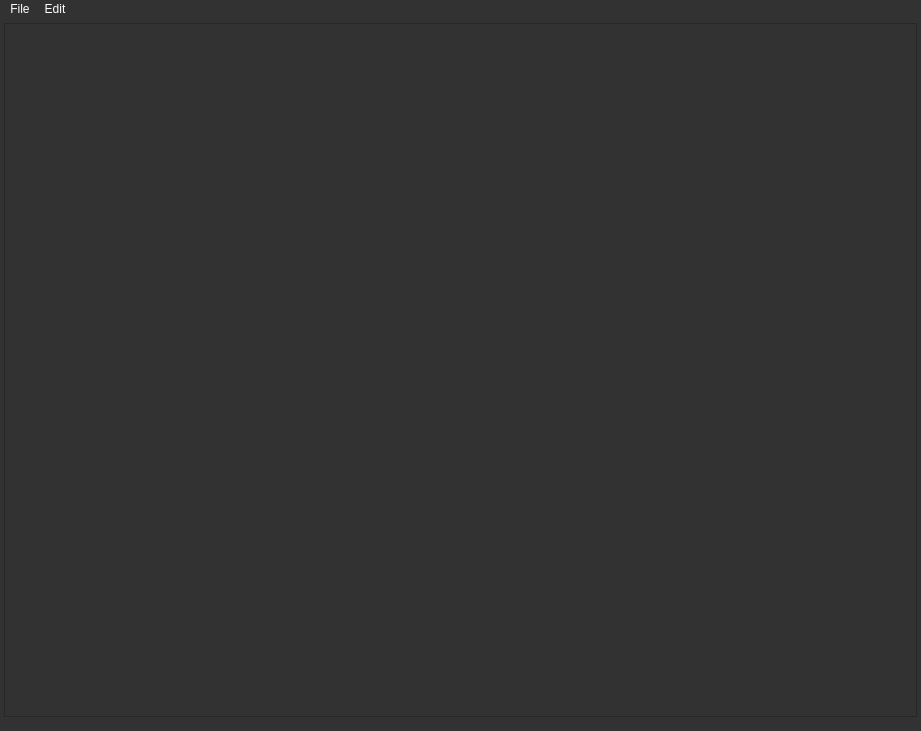
<?xml version="1.0" encoding="UTF-8"?>
<ui version="4.0">
 <class>MainWindow</class>
 <widget class="QMainWindow" name="MainWindow">
  <property name="geometry">
   <rect>
    <x>0</x>
    <y>0</y>
    <width>921</width>
    <height>731</height>
   </rect>
  </property>
  <property name="windowTitle">
   <string>MainWindow</string>
  </property>
  <property name="styleSheet">
   <string>background-color: rgb(50, 50, 50);color: rgb(255, 255, 255);selection-background-color:rgb(140, 140, 140)</string>
  </property>
  <widget class="QWidget" name="mainLayout_2">
   <layout class="QVBoxLayout" name="verticalLayout" stretch="1,0">
    <property name="margin">
     <number>4</number>
    </property>
    <item>
     <layout class="QHBoxLayout" name="horizontalLayout" stretch="0,1,0">
      <item>
       <spacer name="horizontalSpacer">
        <property name="orientation">
         <enum>Qt::Horizontal</enum>
        </property>
        <property name="sizeHint" stdset="0">
         <size>
          <width>0</width>
          <height>20</height>
         </size>
        </property>
       </spacer>
      </item>
      <item>
       <widget class="QFrame" name="frame">
        <property name="frameShape">
         <enum>QFrame::StyledPanel</enum>
        </property>
        <property name="frameShadow">
         <enum>QFrame::Raised</enum>
        </property>
        <layout class="QVBoxLayout" name="verticalLayout_2">
         <property name="margin">
          <number>4</number>
         </property>
         <item>
          <layout class="QHBoxLayout" name="layoutImageViews" stretch="1,4,1">
           <property name="margin">
            <number>2</number>
           </property>
           <item>
            <layout class="QVBoxLayout" name="layoutPrevImage"/>
           </item>
           <item>
            <layout class="QVBoxLayout" name="layoutCurImage"/>
           </item>
           <item>
            <layout class="QVBoxLayout" name="layoutNextImage"/>
           </item>
          </layout>
         </item>
        </layout>
       </widget>
      </item>
      <item>
       <spacer name="horizontalSpacer_2">
        <property name="orientation">
         <enum>Qt::Horizontal</enum>
        </property>
        <property name="sizeHint" stdset="0">
         <size>
          <width>0</width>
          <height>20</height>
         </size>
        </property>
       </spacer>
      </item>
     </layout>
    </item>
    <item>
     <layout class="QVBoxLayout" name="layoutControls">
      <property name="topMargin">
       <number>5</number>
      </property>
      <property name="bottomMargin">
       <number>5</number>
      </property>
     </layout>
    </item>
   </layout>
  </widget>
  <widget class="QMenuBar" name="menubar">
   <property name="geometry">
    <rect>
     <x>0</x>
     <y>0</y>
     <width>921</width>
     <height>27</height>
    </rect>
   </property>
   <widget class="QMenu" name="menuFile">
    <property name="title">
     <string>File</string>
    </property>
    <widget class="QMenu" name="menuRecent">
     <property name="title">
      <string>Recent</string>
     </property>
    </widget>
    <addaction name="actionNewRecording"/>
    <addaction name="actionOpenRecording"/>
    <addaction name="menuRecent"/>
    <addaction name="actionSaveRecording"/>
    <addaction name="actionSaveRecordingAs"/>
    <addaction name="separator"/>
    <addaction name="actionImportImages"/>
    <addaction name="actionExportForFCP"/>
    <addaction name="actionExportForPremiere"/>
   </widget>
   <widget class="QMenu" name="menuEdit">
    <property name="title">
     <string>Edit</string>
    </property>
    <widget class="QMenu" name="menuFPS">
     <property name="title">
      <string>Framerate</string>
     </property>
     <addaction name="action24"/>
     <addaction name="action25"/>
     <addaction name="action48"/>
     <addaction name="action30"/>
     <addaction name="action50"/>
     <addaction name="action60"/>
     <addaction name="actionCustom_2"/>
    </widget>
    <widget class="QMenu" name="menuAudioInputDevices">
     <property name="title">
      <string>Audio Input</string>
     </property>
    </widget>
    <addaction name="menuFPS"/>
    <addaction name="menuAudioInputDevices"/>
    <addaction name="actionOSMappings"/>
   </widget>
   <addaction name="menuFile"/>
   <addaction name="menuEdit"/>
  </widget>
  <action name="actionImport_Image_Sequence">
   <property name="text">
    <string>Import Image Sequence...</string>
   </property>
  </action>
  <action name="actionOpen">
   <property name="text">
    <string>Open...</string>
   </property>
  </action>
  <action name="actionSave">
   <property name="text">
    <string>Save</string>
   </property>
  </action>
  <action name="actionSave_As">
   <property name="text">
    <string>Save As...</string>
   </property>
  </action>
  <action name="action24">
   <property name="checkable">
    <bool>true</bool>
   </property>
   <property name="checked">
    <bool>true</bool>
   </property>
   <property name="text">
    <string>Film (24 fps)</string>
   </property>
  </action>
  <action name="action25">
   <property name="checkable">
    <bool>true</bool>
   </property>
   <property name="text">
    <string>PAL (25 fps)</string>
   </property>
  </action>
  <action name="action30">
   <property name="checkable">
    <bool>true</bool>
   </property>
   <property name="text">
    <string>NTSC (30 fps)</string>
   </property>
  </action>
  <action name="action48">
   <property name="checkable">
    <bool>true</bool>
   </property>
   <property name="text">
    <string>Show (48 fps)</string>
   </property>
  </action>
  <action name="action50">
   <property name="checkable">
    <bool>true</bool>
   </property>
   <property name="text">
    <string>PAL Field (50 fps)</string>
   </property>
  </action>
  <action name="action60">
   <property name="checkable">
    <bool>true</bool>
   </property>
   <property name="text">
    <string>NTSC Field (60 fps)</string>
   </property>
  </action>
  <action name="actionCustom">
   <property name="checkable">
    <bool>true</bool>
   </property>
   <property name="text">
    <string>Custom...</string>
   </property>
  </action>
  <action name="actionCustom_2">
   <property name="text">
    <string>Custom...</string>
   </property>
  </action>
  <action name="actionSet_Recording_Countdown">
   <property name="text">
    <string>Set Recording Countdown...</string>
   </property>
  </action>
  <action name="actionImport_Directory">
   <property name="text">
    <string>Import Directory...</string>
   </property>
  </action>
  <action name="actionOpenRecording">
   <property name="text">
    <string>Open...</string>
   </property>
  </action>
  <action name="actionImportImages">
   <property name="text">
    <string>Import Images...</string>
   </property>
  </action>
  <action name="actionImport_Directory_2">
   <property name="text">
    <string>Import Directory...</string>
   </property>
  </action>
  <action name="actionSaveRecording">
   <property name="text">
    <string>Save</string>
   </property>
  </action>
  <action name="actionSaveRecordingAs">
   <property name="text">
    <string>Save As...</string>
   </property>
  </action>
  <action name="actionExportForFCP">
   <property name="text">
    <string>Export for Final Cut Pro...</string>
   </property>
  </action>
  <action name="actionExportForPremiere">
   <property name="text">
    <string>Export for Premiere...</string>
   </property>
  </action>
  <action name="actionNewRecording">
   <property name="text">
    <string>New...</string>
   </property>
  </action>
  <action name="actionOSMappings">
   <property name="text">
    <string>OS Mappings...</string>
   </property>
  </action>
  <action name="actionAsdf">
   <property name="text">
    <string>asdf</string>
   </property>
  </action>
  <action name="actionBuilt_In_Microphone">
   <property name="text">
    <string>Built-In Microphone</string>
   </property>
  </action>
 </widget>
 <resources/>
 <connections/>
</ui>
